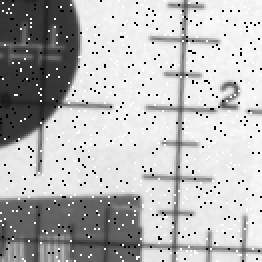
%> input picture pattern_noisy_002.tif, 131 x 131 px (shown 2 times larger)
$ octave adaptive_median_filter.m   (GNU Octave 9; MATLAB toolbox functions it lacks are replaced by stand-ins)
%> lines starting %> are read from the running program, lines starting %| are printed output that depends on the picture; in (x1, y1, x2, y2) boxes, pixels count from 0 and x2, y2 are one past the last pixel; in counts of white or black regions, pixels touching at a corner belong together; the program's own positions count from 1

I = imread('pattern_noisy_002.tif');
%> I is the input picture: size 131x131 uint8; min 0, max 254, mean 183
J=padarray(I,[4,4]);
[x,y] = size(J);
%> x = 139; y = 139

%%
min1=zeros(x,y);
max1=zeros(x,y);
avg1=zeros(x,y);
noisy=zeros(x,y);
Td=250;
z=0;
for i=5:x-4
    for j=5:y-4
        X=J(i-1:i-1+2,j-1:j-1+2);
        stdv=std(double(X(:)));
        Td=2.5*stdv;
        [min, avg, max,count]=func(i,j,J);
        min1(i,j)=min;
        max1(i,j)=max;
        avg1(i,j)=avg;
        Noise = (J(i,j)-avg>=Td)&((abs(max-J(i,j))>=Td)|(abs(J(i,j)-min))>=Td);
        z=z+Noise;
        if Noise==0
            noisy(i,j)=0;
        else
            noisy(i,j)=1;
        end

    end
end
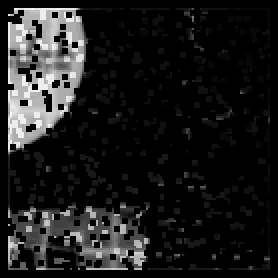
%> avg1: size 139x139 double (shown 2 times larger); min 0, max 31, mean 3.4; drawn with min black and max white
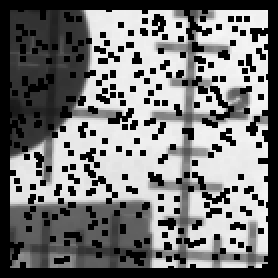
%> min1: size 139x139 double (shown 2 times larger); min 0, max 246, mean 118.2
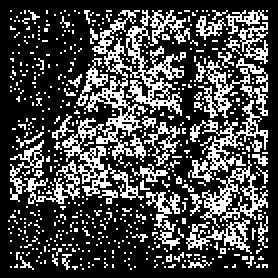
%> noisy: size 139x139 double (shown 2 times larger); values 0 (black) and 1 (white), 28.1% white in thin lines or dots, all inside (x1, y1, x2, y2) = (4, 5, 134, 135)
%> after the loop, z = 5433
% disp(sum(noisy));
disp (z)
%| 5433
%%
window=zeros(x,y);
for i=5:x-4
    for j=5:y-4

        [max,min,avg,count]=func(i,j,noisy);
        window(i,j)=count;

    end

end
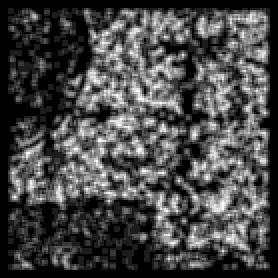
%> window: size 139x139 double (shown 2 times larger); min 0, max 9, mean 2.53; drawn with min black and max white
%%

for i=5:x-4
    for j=5:y-4
        if window(i,j)<1
            window(i,j)=3;
        elseif window(i,j)<3 && window(i,j)>=1
            window(i,j)=3;
        elseif window(i,j)<5 && window(i,j)>=3
            window(i,j)=5;
        elseif window(i,j)<7 && window(i,j)>=5
            window(i,j)=7;
        else
            window(i,j)=9;
        end

    end
end
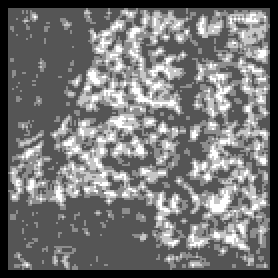
%> window: size 139x139 double (shown 2 times larger); min 0, max 9, mean 4.1; drawn with min black and max white


%%

for i=5:x-4
    for j=5:y-4
      %  if noisy(i,j)==1
            len=window(i,j);
            len=floor(len/2);
            temp_I=J(i-len:i+len,j-len:j+len);
            med=median(temp_I(:));
            J(i,j)=med;
       % end
    end
end
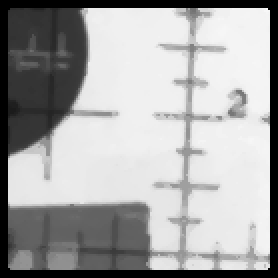
%> J: size 139x139 uint8 (shown 2 times larger); min 0, max 248, mean 165.7

%%

h = figure;
set( h, 'Name', [ mfilename, '_plot' ] );
subplot( 1, 2, 1 );
imshow( I, [  ] );
subplot( 1, 2, 2 );
imshow( J(5:x-4,5:y-4), [  ] );
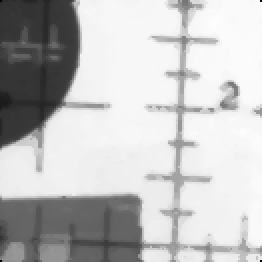
%> displayed picture: size 131x131, on the screen's scale of 0 to 255 (shown 2 times larger); min 0, max 255, mean 192

%%
